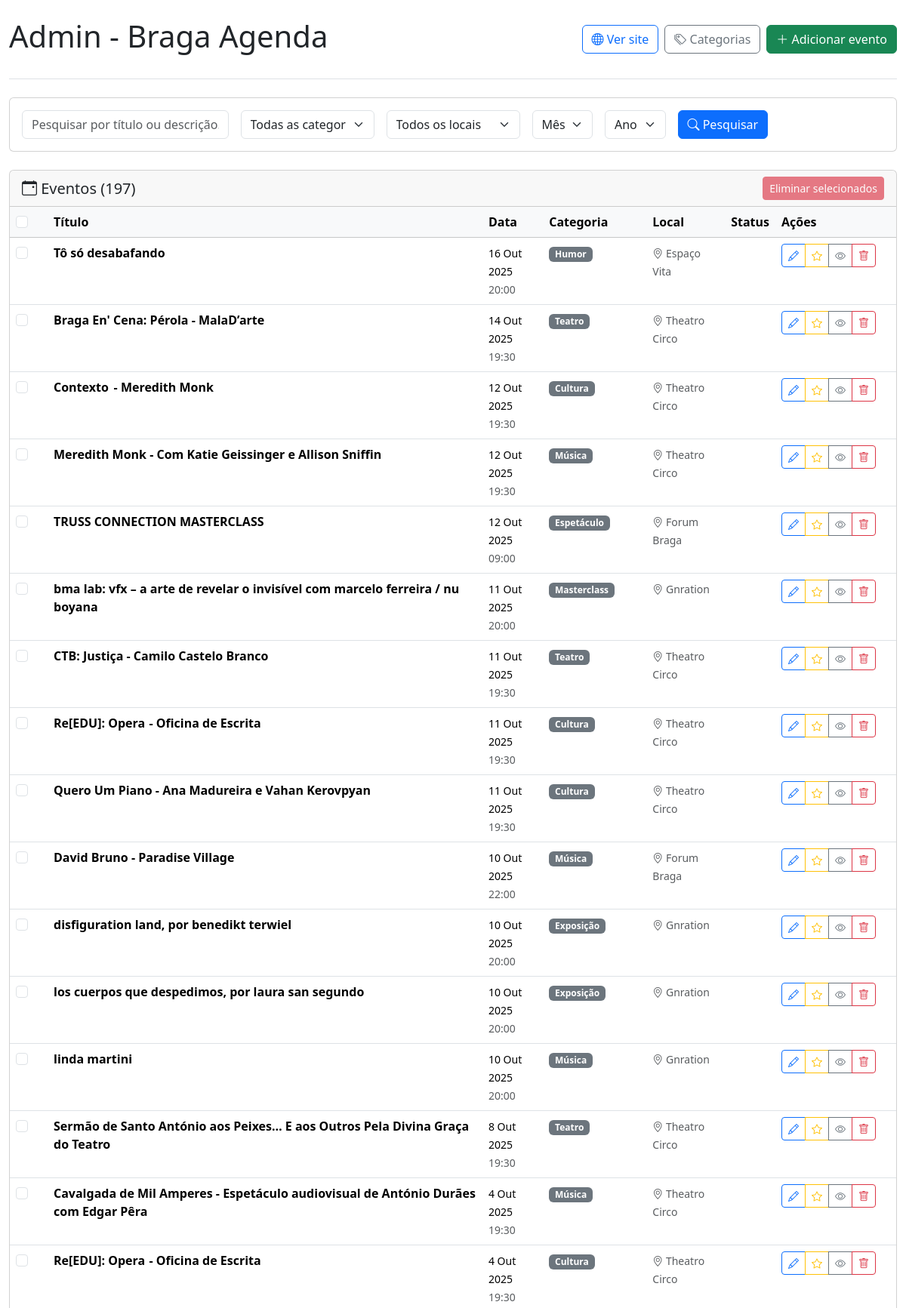
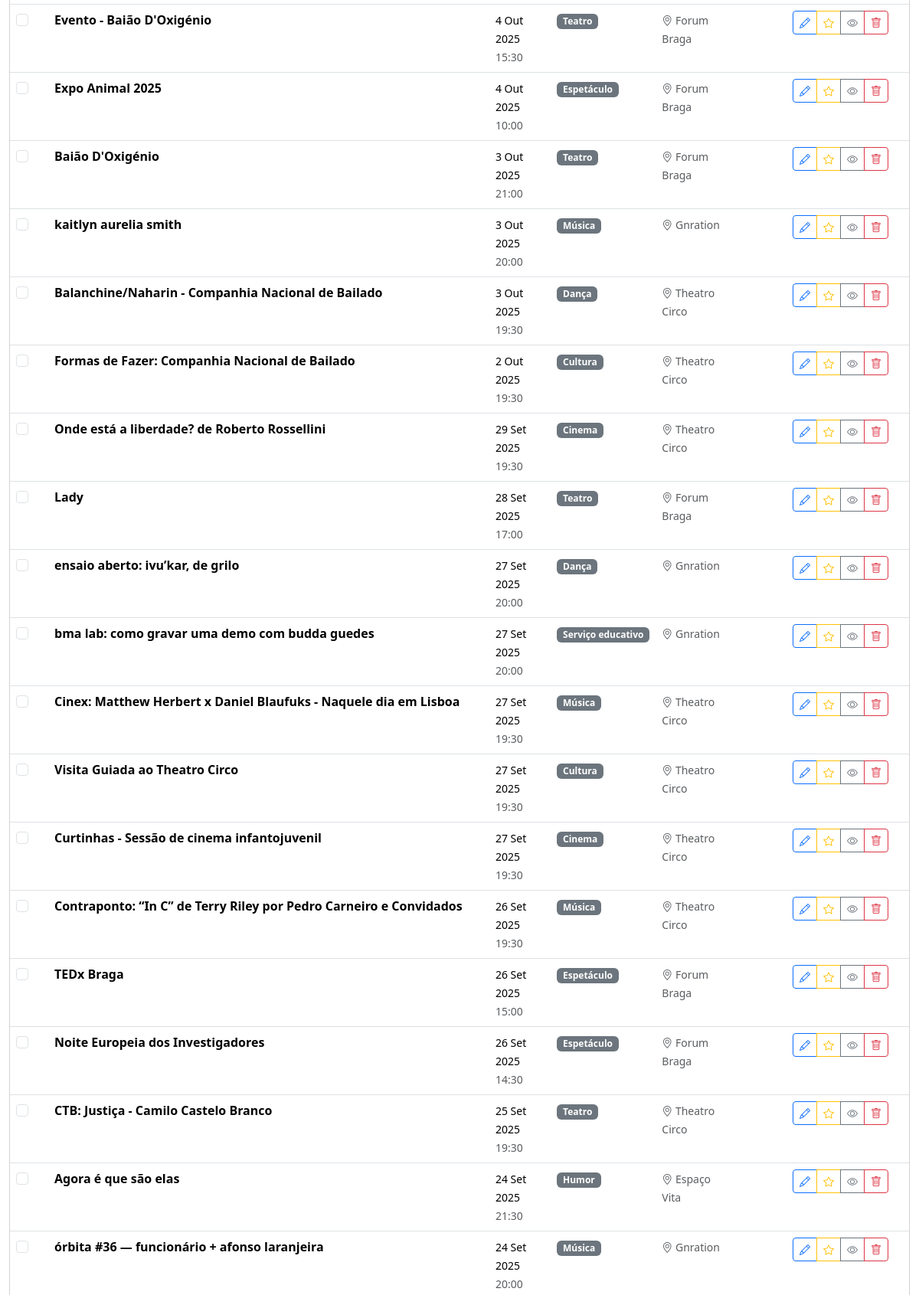
The page /admin/index.php?page=3 (upper part) on the database its author committed (2 pictures, top to bottom).
### tables this page shows
CREATE TABLE events (
            id INTEGER PRIMARY KEY AUTOINCREMENT,
            title TEXT NOT NULL,
            description TEXT,
            event_date DATETIME NOT NULL,
            category TEXT,
            image TEXT,
            url TEXT,
            source_id INTEGER,
            created_at DATETIME DEFAULT CURRENT_TIMESTAMP,
            updated_at DATETIME DEFAULT CURRENT_TIMESTAMP, event_hash TEXT, location TEXT, start_date DATETIME, end_date DATETIME, hidden BOOLEAN DEFAULT 0, featured BOOLEAN DEFAULT 0,
            FOREIGN KEY (source_id) REFERENCES sources(id)
        );

### includes/Database.php (called while the page is built, shortened)
<?php
class Database {
    private $db;
    public function __construct() {
        $this->db = new PDO('sqlite:' . __DIR__ . '/../data/events.db');
        $this->db->setAttribute(PDO::ATTR_ERRMODE, PDO::ERRMODE_EXCEPTION);
        $this->createTables();
    }
    public function getConnection() {
        return $this->db;
    }
    private function createTables() {
        $sql = "
        CREATE TABLE IF NOT EXISTS events (
            id INTEGER PRIMARY KEY AUTOINCREMENT,
            title TEXT NOT NULL,
            description TEXT,
            event_date DATETIME NOT NULL,
            category TEXT,
            location TEXT,
            image TEXT,
            url TEXT,
            source_id INTEGER,
            event_hash TEXT,
            created_at DATETIME DEFAULT CURRENT_TIMESTAMP,
            updated_at DATETIME DEFAULT CURRENT_TIMESTAMP,
            FOREIGN KEY (source_id) REFERENCES sources(id)
        );
        CREATE TABLE IF NOT EXISTS sources (
            id INTEGER PRIMARY KEY AUTOINCREMENT,
            name TEXT NOT NULL,
            url TEXT NOT NULL,
            scraper_class TEXT NOT NULL,
            active BOOLEAN DEFAULT 1,
            last_scraped DATETIME,
            created_at DATETIME DEFAULT CURRENT_TIMESTAMP
        );
        CREATE INDEX IF NOT EXISTS idx_events_date ON events(event_date);
        CREATE INDEX IF NOT EXISTS idx_events_category ON events(category);
        CREATE INDEX IF NOT EXISTS idx_events_location ON events(location);
        CREATE UNIQUE INDEX IF NOT EXISTS idx_events_hash ON events(event_hash);
        CREATE INDEX IF NOT EXISTS idx_events_url ON events(url);
        ";
        $this->addEventHashColumn();
        $this->addLocationColumn();
        $this->addDateRangeColumns();
        $this->addVisibilityColumns();
        $this->db->exec($sql);
    }
    private function addEventHashColumn() {
        try {
            $stmt = $this->db->query("PRAGMA table_info(events)");
            $columns = $stmt->fetchAll(PDO::FETCH_ASSOC);
            foreach ($columns as $column) {
                if ($column['name'] === 'event_hash') {
                    $hasHashColumn = true;
                    break;
                }
            }
        } catch (Exception $e) {
        }
    }
    private function addLocationColumn() {
        try {
            $stmt = $this->db->query("PRAGMA table_info(events)");
            $columns = $stmt->fetchAll(PDO::FETCH_ASSOC);
            foreach ($columns as $column) {
                if ($column['name'] === 'location') {
                    $hasLocationColumn = true;
                    break;
                }
            }
        } catch (Exception $e) {
        }
    }
    private function addDateRangeColumns() {
        try {
            $stmt = $this->db->query("PRAGMA table_info(events)");
            $columns = $stmt->fetchAll(PDO::FETCH_ASSOC);
            foreach ($columns as $column) {
                if ($column['name'] === 'start_date') {
                    $hasStartDate = true;
                }
                if ($column['name'] === 'end_date') {
                    $hasEndDate = true;
                }
            }
        } catch (Exception $e) {
        }
    }
    private function addVisibilityColumns() {
        try {
            $stmt = $this->db->query("PRAGMA table_info(events)");
            $columns = $stmt->fetchAll(PDO::FETCH_ASSOC);
            foreach ($columns as $column) {
                if ($column['name'] === 'hidden') {
                    $hasHidden = true;
                }
                if ($column['name'] === 'featured') {
                    $hasFeatured = true;
                }
            }
        } catch (Exception $e) {
        }
    }
}

### admin/index.php (the view, shortened to what this page needs)
<?php
require_once '../includes/Database.php';
$db = new Database();
function formatAdminDate($dateString) {
    $timestamp = strtotime($dateString);
    $formatted = date('j M Y', $timestamp);
    $monthMap = [
        'Jan' => 'Jan', 'Feb' => 'Fev', 'Mar' => 'Mar', 'Apr' => 'Abr',
        'May' => 'Mai', 'Jun' => 'Jun', 'Jul' => 'Jul', 'Aug' => 'Ago',
        'Sep' => 'Set', 'Oct' => 'Out', 'Nov' => 'Nov', 'Dec' => 'Dez'
    ];
    return str_replace(array_keys($monthMap), array_values($monthMap), $formatted);
}
$page = isset($_GET['page']) ? max(1, (int)$_GET['page']) : 1;
$eventsPerPage = 50;
$offset = ($page - 1) * $eventsPerPage;
$searchFilter = isset($_GET['search']) ? trim($_GET['search']) : '';
$whereClause = '';
$params = [];
$countSql = "SELECT COUNT(*) FROM events" . $whereClause;
$stmt = $db->getConnection()->prepare($countSql);
$stmt->execute($params);
$totalEvents = $stmt->fetchColumn();
$sql = "SELECT * FROM events" . $whereClause . " ORDER BY event_date DESC LIMIT ? OFFSET ?";
$params[] = $eventsPerPage;
$params[] = $offset;
$stmt = $db->getConnection()->prepare($sql);
$stmt->execute($params);
$events = $stmt->fetchAll(PDO::FETCH_ASSOC);
?>
<!DOCTYPE html>
<html lang="pt">
<head>
    <link href="https://cdn.jsdelivr.net/npm/bootstrap@5.3.2/dist/css/bootstrap.min.css" rel="stylesheet">
    <link href="https://cdn.jsdelivr.net/npm/bootstrap-icons@1.11.0/font/bootstrap-icons.css" rel="stylesheet">
</head>
<body>
    <div class="container-fluid">
        <header class="py-4 border-bottom">
            <div class="d-flex justify-content-between align-items-center flex-wrap">
                <h1>Admin - Braga Agenda</h1>
                <nav class="d-flex gap-2 flex-wrap">
                    <a href="../index.php" class="btn btn-outline-primary">
                        <i class="bi bi-globe"></i> Ver site
                    </a>
                    <a href="categories.php" class="btn btn-outline-secondary">
                        <i class="bi bi-tags"></i> Categorias
                    </a>
                    <a href="add-event.php" class="btn btn-success">
                        <i class="bi bi-plus-lg"></i> Adicionar evento
                    </a>
                </nav>
            </div>
        </header>
        <main class="py-4">
            <div class="card mb-4">
                <div class="card-body">
                    <form method="GET" class="row g-3">
                        <div class="col-md-3">
                            <input type="text" name="search" class="form-control"
                                   placeholder="Pesquisar por título ou descrição..."
                                   value="<?= htmlspecialchars($searchFilter) ?>">
                        </div>
                        <div class="col-md-2">
                            <select name="category" class="form-select">
                                <option value="">Todas as categorias</option>
                            </select>
                        </div>
                        <div class="col-md-2">
                            <select name="location" class="form-select">
                                <option value="">Todos os locais</option>
                            </select>
                        </div>
                        <div class="col-md-1">
                            <select name="month" class="form-select">
                                <option value="">Mês</option>
                            </select>
                        </div>
                        <div class="col-md-1">
                            <select name="year" class="form-select">
                                <option value="">Ano</option>
                            </select>
                        </div>
                        <div class="col-md-3">
                            <button type="submit" class="btn btn-primary">
                                <i class="bi bi-search"></i> Pesquisar
                            </button>
                        </div>
                    </form>
                </div>
            </div>
            <div class="card">
                <div class="card-header d-flex justify-content-between align-items-center">
                    <h5 class="mb-0">
                        <i class="bi bi-calendar-event"></i>
                        Eventos (<?= number_format($totalEvents) ?>)
                    </h5>
                    <button type="button" class="btn btn-danger btn-sm" id="batchDeleteBtn" disabled>
                    </button>
                </div>
                <div class="card-body p-0">
                    <?php if (empty($events)): ?>
                        <div class="text-center py-5">
                            <p class="text-muted">Nenhum evento encontrado.</p>
                        </div>
                    <?php else: ?>
                        <form id="batchDeleteForm" method="POST" action="batch-delete.php">
                            <div class="table-responsive">
                                <table class="table table-hover mb-0">
                                    <thead class="table-light">
                                        <tr>
                                            <th style="width: 50px;">
                                                <input type="checkbox" class="form-check-input" id="selectAll">
                                            </th>
                                            <th>Título</th>
                                            <th>Data</th>
                                            <th>Categoria</th>
                                            <th>Local</th>
                                            <th>Status</th>
                                            <th style="width: 160px;">Ações</th>
                                        </tr>
                                    </thead>
                                    <tbody>
                                        <?php foreach ($events as $event): ?>
                                            <tr>
                                                <td>
                                                    <input type="checkbox" class="form-check-input event-checkbox"
                                                           name="event_ids[]" value="<?= $event['id'] ?>">
                                                </td>
                                                <td>
                                                    <strong><?= htmlspecialchars($event['title']) ?></strong>
                                                </td>
                                                <td>
                                                    <small><?= formatAdminDate($event['event_date']) ?></small>
                                                    <?php if (date('H:i', strtotime($event['event_date'])) !== '00:00'): ?>
                                                        <br><small class="text-muted"><?= date('H:i', strtotime($event['event_date'])) ?></small>
                                                    <?php endif; ?>
                                                </td>
                                                <td>
                                                    <?php if ($event['category']): ?>
                                                        <span class="badge bg-secondary">
                                                            <?= htmlspecialchars($event['category']) ?>
                                                        </span>
                                                    <?php endif; ?>
                                                </td>
                                                <td>
                                                    <?php if ($event['location']): ?>
                                                        <small class="text-muted">
                                                            <i class="bi bi-geo-alt"></i> <?= htmlspecialchars($event['location']) ?>
                                                        </small>
                                                    <?php endif; ?>
                                                </td>
                                                <td>
                                                </td>
                                                <td>
                                                    <div class="btn-group btn-group-sm">
                                                        <button type="button" class="btn btn-outline-primary btn-sm"
                                                                title="Editar" onclick="editEvent(<?= $event['id'] ?>)">
                                                            <i class="bi bi-pencil"></i>
                                                        </button>
                                                        <button type="button"
                                                                class="btn <?= !empty($event['featured']) ? 'btn-warning' : 'btn-outline-warning' ?> btn-sm"
                                                                title="<?= !empty($event['featured']) ? 'Remover destaque' : 'Destacar evento' ?>"
                                                                onclick="toggleEventStatus(<?= $event['id'] ?>, 'toggle-featured')">
                                                            <i class="bi bi-star<?= !empty($event['featured']) ? '-fill' : '' ?>"></i>
                                                        </button>
                                                        <button type="button"
                                                                class="btn <?= !empty($event['hidden']) ? 'btn-secondary' : 'btn-outline-secondary' ?> btn-sm"
                                                                title="<?= !empty($event['hidden']) ? 'Mostrar evento' : 'Ocultar evento' ?>"
                                                                onclick="toggleEventStatus(<?= $event['id'] ?>, 'toggle-hidden')">
                                                            <i class="bi bi-eye<?= !empty($event['hidden']) ? '-slash' : '' ?>"></i>
                                                        </button>
                                                        <a href="delete-event.php?id=<?= $event['id'] ?>"
                                                           class="btn btn-outline-danger btn-sm" title="Eliminar"
                                                           onclick="return confirm('Tem certeza?')">
                                                            <i class="bi bi-trash"></i>
                                                        </a>
                                                    </div>
                                                </td>
                                            </tr>
                                        <?php endforeach; ?>
                                    </tbody>
                                </table>
                            </div>
                        </form>
                    <?php endif; ?>
                </div>
            </div>
        </main>
    </div>
</body>
</html>

### rows shown on the page
events: title "Tô só desabafando", event_date "16 Out 2025", event_date "20:00", category "Humor", location "Espaço Vita", featured False (drawn), hidden False (drawn)
events: title "Braga En' Cena: Pérola - MalaD’arte", event_date "14 Out 2025", event_date "19:30", category "Teatro", location "Theatro Circo", featured False (drawn), hidden False (drawn)
events: title "Contexto - Meredith Monk", event_date "12 Out 2025", event_date "19:30", category "Cultura", location "Theatro Circo", featured False (drawn), hidden False (drawn)
events: title "Meredith Monk - Com Katie Geissinger e Allison Sniffin", event_date "12 Out 2025", event_date "19:30", category "Música", location "Theatro Circo", featured False (drawn), hidden False (drawn)
events: title "TRUSS CONNECTION MASTERCLASS", event_date "12 Out 2025", event_date "09:00", category "Espetáculo", location "Forum Braga", featured False (drawn), hidden False (drawn)
events: title "bma lab: vfx – a arte de revelar o invisível com marcelo ferreira / nu boyana", event_date "11 Out 2025", event_date "20:00", category "Masterclass", location "Gnration", featured False (drawn), hidden False (drawn)
events: title "CTB: Justiça - Camilo Castelo Branco", event_date "11 Out 2025", event_date "19:30", category "Teatro", location "Theatro Circo", featured False (drawn), hidden False (drawn)
events: title "Re[EDU]: Opera - Oficina de Escrita", event_date "11 Out 2025", event_date "19:30", category "Cultura", location "Theatro Circo", featured False (drawn), hidden False (drawn)
events: title "Quero Um Piano - Ana Madureira e Vahan Kerovpyan", event_date "11 Out 2025", event_date "19:30", category "Cultura", location "Theatro Circo", featured False (drawn), hidden False (drawn)
events: title "David Bruno - Paradise Village", event_date "10 Out 2025", event_date "22:00", category "Música", location "Forum Braga", featured False (drawn), hidden False (drawn)
events: title "disfiguration land, por benedikt terwiel", event_date "10 Out 2025", event_date "20:00", category "Exposição", location "Gnration", featured False (drawn), hidden False (drawn)
events: title "los cuerpos que despedimos, por laura san segundo", event_date "10 Out 2025", event_date "20:00", category "Exposição", location "Gnration", featured False (drawn), hidden False (drawn)
events: title "linda martini", event_date "10 Out 2025", event_date "20:00", category "Música", location "Gnration", featured False (drawn), hidden False (drawn)
events: title "Sermão de Santo António aos Peixes… E aos Outros Pela Divina Graça do Teatro", event_date "8 Out 2025", event_date "19:30", category "Teatro", location "Theatro Circo", featured False (drawn), hidden False (drawn)
events: title "Cavalgada de Mil Amperes - Espetáculo audiovisual de António Durães com Edgar Pêra", event_date "4 Out 2025", event_date "19:30", category "Música", location "Theatro Circo", featured False (drawn), hidden False (drawn)
events: title "Re[EDU]: Opera - Oficina de Escrita", event_date "4 Out 2025", event_date "19:30", category "Cultura", location "Theatro Circo", featured False (drawn), hidden False (drawn)
events: title "Evento - Baião D'Oxigénio", event_date "4 Out 2025", event_date "15:30", category "Teatro", location "Forum Braga", featured False (drawn), hidden False (drawn)
events: title "Expo Animal 2025", event_date "4 Out 2025", event_date "10:00", category "Espetáculo", location "Forum Braga", featured False (drawn), hidden False (drawn)
events: title "Baião D'Oxigénio", event_date "3 Out 2025", event_date "21:00", category "Teatro", location "Forum Braga", featured False (drawn), hidden False (drawn)
events: title "kaitlyn aurelia smith", event_date "3 Out 2025", event_date "20:00", category "Música", location "Gnration", featured False (drawn), hidden False (drawn)
events: title "Balanchine/Naharin - Companhia Nacional de Bailado", event_date "3 Out 2025", event_date "19:30", category "Dança", location "Theatro Circo", featured False (drawn), hidden False (drawn)
events: title "Formas de Fazer: Companhia Nacional de Bailado", event_date "2 Out 2025", event_date "19:30", category "Cultura", location "Theatro Circo", featured False (drawn), hidden False (drawn)
events: title "Onde está a liberdade? de Roberto Rossellini", event_date "29 Set 2025", event_date "19:30", category "Cinema", location "Theatro Circo", featured False (drawn), hidden False (drawn)
events: title "Lady", event_date "28 Set 2025", event_date "17:00", category "Teatro", location "Forum Braga", featured False (drawn), hidden False (drawn)
events: title "ensaio aberto: ivu’kar, de grilo", event_date "27 Set 2025", event_date "20:00", category "Dança", location "Gnration", featured False (drawn), hidden False (drawn)
events: title "bma lab: como gravar uma demo com budda guedes", event_date "27 Set 2025", event_date "20:00", category "Serviço educativo", location "Gnration", featured False (drawn), hidden False (drawn)
events: title "Cinex: Matthew Herbert x Daniel Blaufuks - Naquele dia em Lisboa", event_date "27 Set 2025", event_date "19:30", category "Música", location "Theatro Circo", featured False (drawn), hidden False (drawn)
events: title "Visita Guiada ao Theatro Circo", event_date "27 Set 2025", event_date "19:30", category "Cultura", location "Theatro Circo", featured False (drawn), hidden False (drawn)
events: title "Curtinhas - Sessão de cinema infantojuvenil", event_date "27 Set 2025", event_date "19:30", category "Cinema", location "Theatro Circo", featured False (drawn), hidden False (drawn)
events: title "Contraponto: “In C” de Terry Riley por Pedro Carneiro e Convidados", event_date "26 Set 2025", event_date "19:30", category "Música", location "Theatro Circo", featured False (drawn), hidden False (drawn)
events: title "TEDx Braga", event_date "26 Set 2025", event_date "15:00", category "Espetáculo", location "Forum Braga", featured False (drawn), hidden False (drawn)
events: title "Noite Europeia dos Investigadores", event_date "26 Set 2025", event_date "14:30", category "Espetáculo", location "Forum Braga", featured False (drawn), hidden False (drawn)
events: title "CTB: Justiça - Camilo Castelo Branco", event_date "25 Set 2025", event_date "19:30", category "Teatro", location "Theatro Circo", featured False (drawn), hidden False (drawn)
events: title "Agora é que são elas", event_date "24 Set 2025", event_date "21:30", category "Humor", location "Espaço Vita", featured False (drawn), hidden False (drawn)
events: title "órbita #36 — funcionário + afonso laranjeira", event_date "24 Set 2025", event_date "20:00", category "Música", location "Gnration", featured False (drawn), hidden False (drawn)

### other values the page prints
$totalEvents "197"
